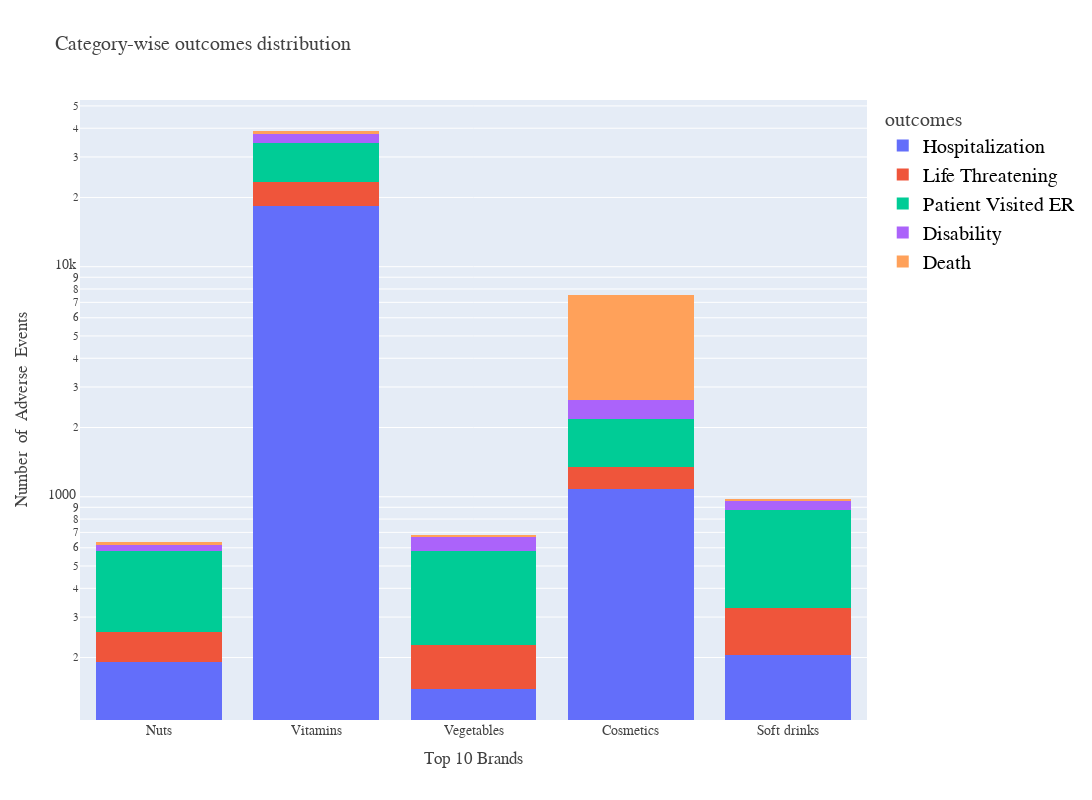

The code cell stored with this chart in its notebook:
### Markdown cell above
## Outcomes distribution across major categories

### Code cell
# Plot category wise outcomes
relv_categories = list(expl_aggReports_brands.groupby("category")['report_id'].count().sort_values(ascending=False).reset_index()['category'].values[:5])

df = expl_aggReports_brands[expl_aggReports_brands['outcomes'].isin(relv_outcomes)]
df = df[df['category'].isin(relv_categories)]

df.category.unique()
cat_labels={'Nuts/Edible Seed': "Nuts",'Vit/Min/Prot/Unconv Diet(Human/Animal)':"Vitamins",'Vegetables/Vegetable Products':"Vegetables","Soft Drink/Water":"Soft drinks",'Cosmetics':"Cosmetics"}
df['category'] = pd.Categorical(df.category).rename_categories(cat_labels)

vis.plot_bar_histogram(df,title="Category-wise outcomes distribution",x="category",color="outcomes",barmode="stack",logscale=True)

### Figure 1 — Plotly figure (JSON) as saved in the notebook; plotly's stock layout.template omitted (floating-point values rounded to 4 significant figures; data arrays with more than 128 entries replaced by an {"elided": "..."} marker saying what was removed)
{"data": [{"alignmentgroup": "True", "bingroup": "x", "hovertemplate": "outcomes=Hospitalization<br>category=%{x}<br>count=%{y}<extra></extra>", "legendgroup": "Hospitalization", "marker": {"color": "#636efa", "pattern": {"shape": ""}}, "name": "Hospitalization", "offsetgroup": "Hospitalization", "orientation": "v", "showlegend": true, "type": "histogram", "x": {"elided": "19989 str values"}, "xaxis": "x", "yaxis": "y"}, {"alignmentgroup": "True", "bingroup": "x", "hovertemplate": "outcomes=Life Threatening<br>category=%{x}<br>count=%{y}<extra></extra>", "legendgroup": "Life Threatening", "marker": {"color": "#EF553B", "pattern": {"shape": ""}}, "name": "Life Threatening", "offsetgroup": "Life Threatening", "orientation": "v", "showlegend": true, "type": "histogram", "x": {"elided": "5435 str values"}, "xaxis": "x", "yaxis": "y"}, {"alignmentgroup": "True", "bingroup": "x", "hovertemplate": "outcomes=Patient Visited ER<br>category=%{x}<br>count=%{y}<extra></extra>", "legendgroup": "Patient Visited ER", "marker": {"color": "#00cc96", "pattern": {"shape": ""}}, "name": "Patient Visited ER", "offsetgroup": "Patient Visited ER", "orientation": "v", "showlegend": true, "type": "histogram", "x": {"elided": "13442 str values"}, "xaxis": "x", "yaxis": "y"}, {"alignmentgroup": "True", "bingroup": "x", "hovertemplate": "outcomes=Disability<br>category=%{x}<br>count=%{y}<extra></extra>", "legendgroup": "Disability", "marker": {"color": "#ab63fa", "pattern": {"shape": ""}}, "name": "Disability", "offsetgroup": "Disability", "orientation": "v", "showlegend": true, "type": "histogram", "x": {"elided": "3740 str values"}, "xaxis": "x", "yaxis": "y"}, {"alignmentgroup": "True", "bingroup": "x", "hovertemplate": "outcomes=Death<br>category=%{x}<br>count=%{y}<extra></extra>", "legendgroup": "Death", "marker": {"color": "#FFA15A", "pattern": {"shape": ""}}, "name": "Death", "offsetgroup": "Death", "orientation": "v", "showlegend": true, "type": "histogram", "x": {"elided": "6149 str values"}, "xaxis": "x", "yaxis": "y"}], "layout": {"barmode": "stack", "font": {"color": "#424242", "family": "Arial", "size": 14}, "height": 800, "legend": {"font": {"color": "black", "family": "Arial", "size": 20}, "title": {"font": {"color": "#424242", "family": "Arial", "size": 20}, "text": "outcomes"}, "tracegroupgap": 0}, "title": {"text": "Category-wise outcomes distribution"}, "uniformtext": {"minsize": 24, "mode": "hide"}, "width": 1200, "xaxis": {"anchor": "y", "domain": [0, 1], "title": {"text": "Top 10 Brands"}}, "yaxis": {"anchor": "x", "domain": [0, 1], "title": {"text": "Number  of  Adverse  Events"}, "type": "log"}}}
